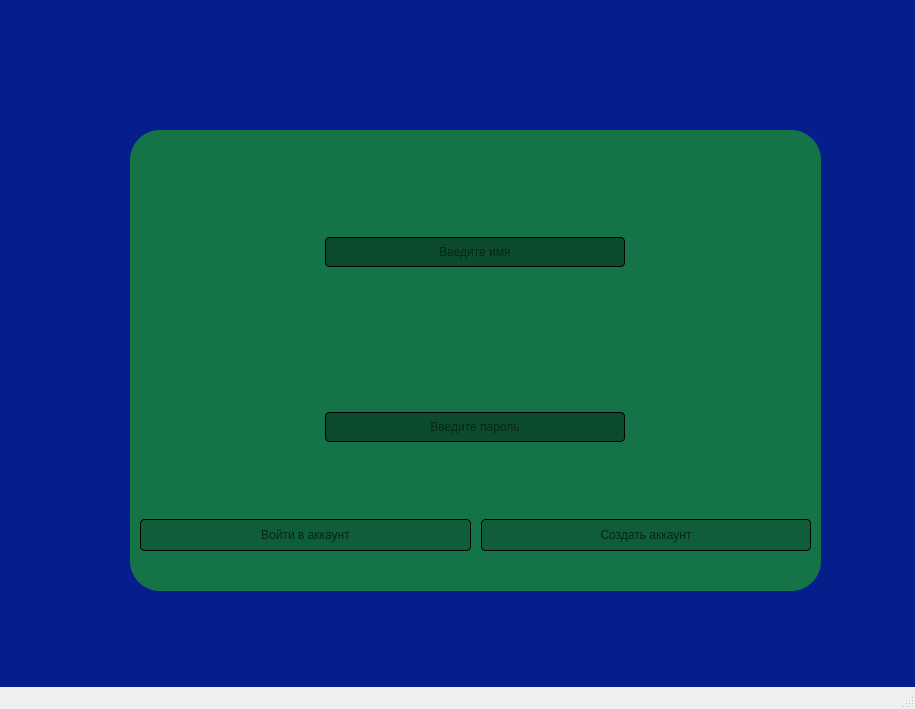
<?xml version="1.0" encoding="UTF-8"?>
<ui version="4.0">
 <class>MainWindow</class>
 <widget class="QMainWindow" name="MainWindow">
  <property name="geometry">
   <rect>
    <x>0</x>
    <y>0</y>
    <width>915</width>
    <height>709</height>
   </rect>
  </property>
  <property name="windowTitle">
   <string>MainWindow</string>
  </property>
  <property name="animated">
   <bool>false</bool>
  </property>
  <widget class="QWidget" name="centralwidget">
   <property name="styleSheet">
    <string notr="true">background-color:rgb(1,55,122);
background-color: rgb(5, 30, 139);</string>
   </property>
   <widget class="QWidget" name="form_widget" native="true">
    <property name="geometry">
     <rect>
      <x>130</x>
      <y>130</y>
      <width>691</width>
      <height>461</height>
     </rect>
    </property>
    <property name="styleSheet">
     <string notr="true">background-color: rgb(20,116,72);
border-radius: 30px;
</string>
    </property>
    <widget class="QWidget" name="verticalLayoutWidget">
     <property name="geometry">
      <rect>
       <x>10</x>
       <y>40</y>
       <width>671</width>
       <height>381</height>
      </rect>
     </property>
     <layout class="QVBoxLayout" name="form_layout">
      <property name="spacing">
       <number>10</number>
      </property>
      <property name="sizeConstraint">
       <enum>QLayout::SetMinimumSize</enum>
      </property>
      <item>
       <layout class="QVBoxLayout" name="lbls_layout">
        <item alignment="Qt::AlignHCenter|Qt::AlignVCenter">
         <widget class="QLineEdit" name="lbl_username">
          <property name="enabled">
           <bool>true</bool>
          </property>
          <property name="sizePolicy">
           <sizepolicy hsizetype="Minimum" vsizetype="Minimum">
            <horstretch>0</horstretch>
            <verstretch>0</verstretch>
           </sizepolicy>
          </property>
          <property name="minimumSize">
           <size>
            <width>300</width>
            <height>30</height>
           </size>
          </property>
          <property name="maximumSize">
           <size>
            <width>300</width>
            <height>16777215</height>
           </size>
          </property>
          <property name="toolTipDuration">
           <number>-1</number>
          </property>
          <property name="autoFillBackground">
           <bool>false</bool>
          </property>
          <property name="styleSheet">
           <string notr="true">background-color: rgb(12, 75, 46);
color: rgb(0, 0, 0);
border-radius: 4px;
border: 1px solid black;
</string>
          </property>
          <property name="inputMask">
           <string/>
          </property>
          <property name="text">
           <string/>
          </property>
          <property name="maxLength">
           <number>50</number>
          </property>
          <property name="frame">
           <bool>true</bool>
          </property>
          <property name="alignment">
           <set>Qt::AlignCenter</set>
          </property>
          <property name="placeholderText">
           <string>Введите имя</string>
          </property>
          <property name="clearButtonEnabled">
           <bool>false</bool>
          </property>
         </widget>
        </item>
        <item alignment="Qt::AlignHCenter|Qt::AlignVCenter">
         <widget class="QLineEdit" name="lbl_psw">
          <property name="enabled">
           <bool>true</bool>
          </property>
          <property name="sizePolicy">
           <sizepolicy hsizetype="Minimum" vsizetype="Minimum">
            <horstretch>0</horstretch>
            <verstretch>0</verstretch>
           </sizepolicy>
          </property>
          <property name="minimumSize">
           <size>
            <width>300</width>
            <height>30</height>
           </size>
          </property>
          <property name="maximumSize">
           <size>
            <width>300</width>
            <height>16777215</height>
           </size>
          </property>
          <property name="toolTipDuration">
           <number>-1</number>
          </property>
          <property name="autoFillBackground">
           <bool>false</bool>
          </property>
          <property name="styleSheet">
           <string notr="true">background-color: rgb(12, 75, 46);
color: rgb(0, 0, 0);
border-radius: 4px;
border: 1px solid black;
</string>
          </property>
          <property name="inputMethodHints">
           <set>Qt::ImhHiddenText|Qt::ImhNoAutoUppercase|Qt::ImhNoPredictiveText|Qt::ImhSensitiveData</set>
          </property>
          <property name="inputMask">
           <string/>
          </property>
          <property name="text">
           <string extracomment="comment"/>
          </property>
          <property name="maxLength">
           <number>100</number>
          </property>
          <property name="echoMode">
           <enum>QLineEdit::Password</enum>
          </property>
          <property name="alignment">
           <set>Qt::AlignCenter</set>
          </property>
          <property name="placeholderText">
           <string>Введите пароль</string>
          </property>
          <property name="clearButtonEnabled">
           <bool>false</bool>
          </property>
         </widget>
        </item>
       </layout>
      </item>
      <item>
       <layout class="QHBoxLayout" name="btns_layout">
        <item>
         <widget class="QPushButton" name="btn_login">
          <property name="enabled">
           <bool>false</bool>
          </property>
          <property name="palette">
           <palette>
            <active>
             <colorrole role="WindowText">
              <brush brushstyle="SolidPattern">
               <color alpha="255">
                <red>0</red>
                <green>0</green>
                <blue>0</blue>
               </color>
              </brush>
             </colorrole>
             <colorrole role="Button">
              <brush brushstyle="SolidPattern">
               <color alpha="255">
                <red>12</red>
                <green>75</green>
                <blue>46</blue>
               </color>
              </brush>
             </colorrole>
             <colorrole role="Text">
              <brush brushstyle="SolidPattern">
               <color alpha="255">
                <red>0</red>
                <green>0</green>
                <blue>0</blue>
               </color>
              </brush>
             </colorrole>
             <colorrole role="ButtonText">
              <brush brushstyle="SolidPattern">
               <color alpha="255">
                <red>0</red>
                <green>0</green>
                <blue>0</blue>
               </color>
              </brush>
             </colorrole>
             <colorrole role="Base">
              <brush brushstyle="SolidPattern">
               <color alpha="255">
                <red>12</red>
                <green>75</green>
                <blue>46</blue>
               </color>
              </brush>
             </colorrole>
             <colorrole role="Window">
              <brush brushstyle="SolidPattern">
               <color alpha="255">
                <red>12</red>
                <green>75</green>
                <blue>46</blue>
               </color>
              </brush>
             </colorrole>
            </active>
            <inactive>
             <colorrole role="WindowText">
              <brush brushstyle="SolidPattern">
               <color alpha="255">
                <red>0</red>
                <green>0</green>
                <blue>0</blue>
               </color>
              </brush>
             </colorrole>
             <colorrole role="Button">
              <brush brushstyle="SolidPattern">
               <color alpha="255">
                <red>12</red>
                <green>75</green>
                <blue>46</blue>
               </color>
              </brush>
             </colorrole>
             <colorrole role="Text">
              <brush brushstyle="SolidPattern">
               <color alpha="255">
                <red>0</red>
                <green>0</green>
                <blue>0</blue>
               </color>
              </brush>
             </colorrole>
             <colorrole role="ButtonText">
              <brush brushstyle="SolidPattern">
               <color alpha="255">
                <red>0</red>
                <green>0</green>
                <blue>0</blue>
               </color>
              </brush>
             </colorrole>
             <colorrole role="Base">
              <brush brushstyle="SolidPattern">
               <color alpha="255">
                <red>12</red>
                <green>75</green>
                <blue>46</blue>
               </color>
              </brush>
             </colorrole>
             <colorrole role="Window">
              <brush brushstyle="SolidPattern">
               <color alpha="255">
                <red>12</red>
                <green>75</green>
                <blue>46</blue>
               </color>
              </brush>
             </colorrole>
            </inactive>
            <disabled>
             <colorrole role="WindowText">
              <brush brushstyle="SolidPattern">
               <color alpha="153">
                <red>0</red>
                <green>0</green>
                <blue>0</blue>
               </color>
              </brush>
             </colorrole>
             <colorrole role="Button">
              <brush brushstyle="SolidPattern">
               <color alpha="140">
                <red>12</red>
                <green>75</green>
                <blue>46</blue>
               </color>
              </brush>
             </colorrole>
             <colorrole role="Text">
              <brush brushstyle="SolidPattern">
               <color alpha="153">
                <red>0</red>
                <green>0</green>
                <blue>0</blue>
               </color>
              </brush>
             </colorrole>
             <colorrole role="ButtonText">
              <brush brushstyle="SolidPattern">
               <color alpha="153">
                <red>0</red>
                <green>0</green>
                <blue>0</blue>
               </color>
              </brush>
             </colorrole>
             <colorrole role="Base">
              <brush brushstyle="SolidPattern">
               <color alpha="140">
                <red>12</red>
                <green>75</green>
                <blue>46</blue>
               </color>
              </brush>
             </colorrole>
             <colorrole role="Window">
              <brush brushstyle="SolidPattern">
               <color alpha="140">
                <red>12</red>
                <green>75</green>
                <blue>46</blue>
               </color>
              </brush>
             </colorrole>
            </disabled>
           </palette>
          </property>
          <property name="cursor">
           <cursorShape>OpenHandCursor</cursorShape>
          </property>
          <property name="styleSheet">
           <string notr="true">QPushButton {
	background-color: rgb(12, 75, 46);
	color: rgb(0, 0, 0);
	border-radius: 4px;
	border: 1px solid black;
	height: 30px;
}
QPushButton:pressed {
  background-color: rgb(0, 67, 37);
}
QPushButton:disabled {
	background-color: rgba(12, 75, 46, 0.55);
	color: rgba(0, 0, 0, 0.6);
}
</string>
          </property>
          <property name="text">
           <string>Войти в аккаунт</string>
          </property>
          <property name="flat">
           <bool>true</bool>
          </property>
         </widget>
        </item>
        <item>
         <widget class="QPushButton" name="btn_signup">
          <property name="enabled">
           <bool>false</bool>
          </property>
          <property name="cursor">
           <cursorShape>OpenHandCursor</cursorShape>
          </property>
          <property name="styleSheet">
           <string notr="true">QPushButton {
	background-color: rgb(12, 75, 46);
	color: rgb(0, 0, 0);
	border-radius: 4px;
	border: 1px solid black;
	height: 30px;
}
QPushButton:pressed {
  background-color: rgb(0, 67, 37);
}
QPushButton:disabled {
	background-color: rgba(12, 75, 46, 0.55);
	color: rgba(0, 0, 0, 0.6);
}</string>
          </property>
          <property name="text">
           <string>Создать аккаунт</string>
          </property>
         </widget>
        </item>
       </layout>
      </item>
     </layout>
    </widget>
   </widget>
  </widget>
  <widget class="QMenuBar" name="menubar">
   <property name="geometry">
    <rect>
     <x>0</x>
     <y>0</y>
     <width>915</width>
     <height>26</height>
    </rect>
   </property>
  </widget>
  <widget class="QStatusBar" name="statusbar"/>
 </widget>
 <resources/>
 <connections/>
</ui>
